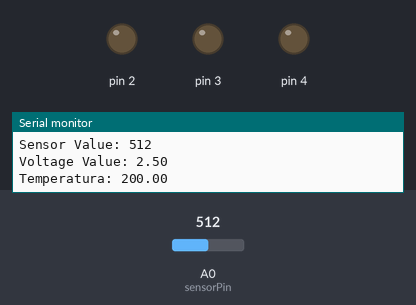
A sketch run on a simulated Arduino Uno, built with avr-gcc and run on an emulated ATmega328P. Shown: output pins drawn as LEDs (lit = HIGH), the last lines printed to the serial monitor. Inputs (shaded band) come from the test bench; at power-on: A0 (sensorPin) = 512.

Above: at 1.2 s.
1.3 s: A0 (sensorPin) set to 515
At 3.0 s:
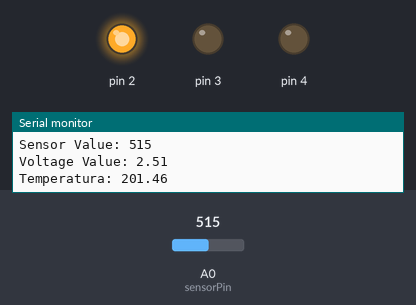
3.5 s: A0 (sensorPin) set to 716
At 4.7 s:
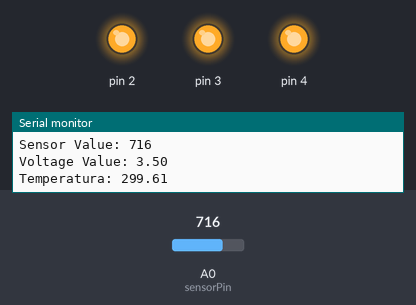
Timing chart, 0 to 6.5 s (numbered marks = the images above; inputs shaded):
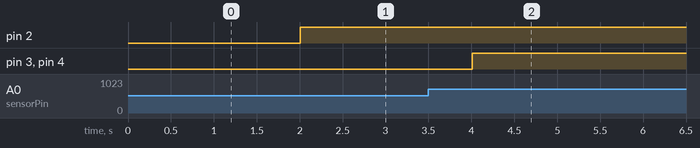

Measured:
- the behaviour switches between 514 and 515 on A0 (sensorPin) (found by bisection; images 0 and 1)
- after the input at 1.3 s, pin 2: LOW → HIGH after 0.70 s
- after the input at 3.5 s, pin 3, pin 4: LOW → HIGH after 0.51 s

The sketch:

amorometro.ino
```cpp
const int sensorPin = A0;
int baselineTemp;

void setup() {
  // put your setup code here, to run once:

  Serial.begin(9600);
  for(int pinNumber = 2 ; pinNumber<5; pinNumber++){
    pinMode(pinNumber, OUTPUT);
    digitalWrite(pinNumber, LOW);
  }

  int sensorVal = analogRead(sensorPin);

  float voltage = (sensorVal/1024.0) * 5.0;
  float temperatura = (voltage - 0.5) * 100;

  baselineTemp = temperatura;

}

void loop() {
  // put your main code here, to run repeatedly:
  int sensorVal = analogRead(sensorPin);
  Serial.print("Sensor Value: ");
  Serial.println(sensorVal);

  float voltage = (sensorVal/1024.0) * 5.0;
  Serial.print("Voltage Value: ");
  Serial.println(voltage);

  float temperatura = (voltage - 0.5) * 100;
  Serial.print("Temperatura: ");
  Serial.println(temperatura);

  if(temperatura > baselineTemp && temperatura < baselineTemp+1){

    for(int pinNumber = 2 ; pinNumber<5; pinNumber++)
      digitalWrite(pinNumber, LOW);

  } else if(temperatura >= baselineTemp+1 && temperatura < baselineTemp+2){
      digitalWrite(2, HIGH);
      digitalWrite(3, LOW);
      digitalWrite(4, LOW);

  } else if(temperatura >= baselineTemp+2 && temperatura < baselineTemp+3){
      digitalWrite(2, HIGH);
      digitalWrite(3, HIGH);
      digitalWrite(4, LOW);
  } else if(temperatura >= baselineTemp+3){
      digitalWrite(2, HIGH);
      digitalWrite(3, HIGH);
      digitalWrite(4, HIGH);
  }


  delay(1000);
}
```
